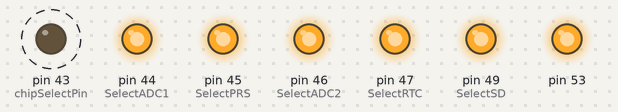
A sketch run on a simulated Arduino Mega 2560, built with avr-gcc and run on an emulated ATmega2560. Shown: output pins drawn as LEDs (lit = HIGH). Dashed ring = blinking. What the sketch prints to the serial monitor is not drawn.

Above: at 0.3 s.
Timing chart, 0 to 3.7 s (numbered marks = the images above):
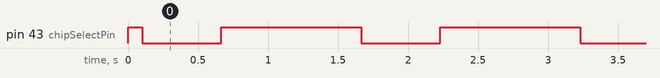

The sketch:

ReadPressureSensor2.ino
```cpp
#include <SPI.h>

// pins used for the connection with the sensor
// the other you need are controlled by the SPI library):

const int SelectSD      = 49;  // Micro SD card
const int SelectRTC     = 47;   // Real Time Clock
const int SelectPRS     = 45;   // Pressure Sensor
const int SelectPRS1    = 43;
const int SelectADC1    = 44;   // Temperature ADS1248 with 3x PT100
const int SelectADC2    = 46;   // Temperature ADS1248 with 3x PT100const int SelectADC2 = 6;   // Temperature ADS1248 with 3x PT100

const int chipSelectPin = SelectPRS1;

void setup() {
  Serial.begin(9600);

  // start the SPI library:
  SPI.begin();
  SPI.setClockDivider(128);
  // initalize the  data ready and chip select pins:
  //pinMode(dataReadyPin, INPUT);
  pinMode(chipSelectPin, OUTPUT);
  pinMode(SelectRTC, OUTPUT);
  pinMode(SelectSD, OUTPUT);
  pinMode(SelectADC1, OUTPUT);
  pinMode(SelectADC2, OUTPUT);
  pinMode(SelectPRS, OUTPUT);


  digitalWrite(chipSelectPin,HIGH);
  digitalWrite(SelectRTC,HIGH);
  digitalWrite(SelectSD,HIGH);
  digitalWrite(SelectRTC,HIGH);
  digitalWrite(SelectADC1,HIGH);
  digitalWrite(SelectADC2,HIGH);
  digitalWrite(SelectPRS,HIGH);

  delay(100);
}

void loop()
{
  SPI.setClockDivider(SPI_CLOCK_DIV32);

  digitalWrite(chipSelectPin,LOW);
  delay(500);

  int inByte_1 = SPI.transfer(0x00);
  int inByte_2 = SPI.transfer(0x00);
  int inByte_3 = SPI.transfer(0x00);
  int inByte_4 = SPI.transfer(0x00);

  Serial.print("Byte_1 = ");Serial.print(inByte_1,DEC);Serial.print(" ");
  Serial.print("Byte_2 = ");Serial.print(inByte_2,DEC);Serial.print(" ");
  Serial.print("Byte_3 = ");Serial.print(inByte_3,DEC);Serial.print(" ");
  Serial.print("Byte_4 = ");Serial.print(inByte_4,DEC);Serial.print(" ");

  float psi = inByte_1<<8|inByte_2;
  psi = (psi*5)/16384;
  Serial.print("PRES = ");Serial.print(psi);Serial.print(" ");
  inByte_3 = inByte_3<<3;
  float realTemp = ((float)inByte_3*200/2047)-50;
  Serial.print("Temp[C]= ");Serial.print(realTemp);Serial.print("\n");

  byte stat0 = (inByte_1 >> 6) & 1;
  byte stat1 = (inByte_1 >> 7) & 1;
  Serial.print("STAT = ");Serial.print(stat0);Serial.print(" ");Serial.println(stat1);

  inByte_1 &= ~(1 << 6);
  inByte_1 &= ~(1 << 7);
  inByte_1 <<= 8;
  inByte_1 |= inByte_2;

  inByte_4 >>= 5;
//  inByte_3 <<= 3;
  inByte_3 |= inByte_4;

  float pressure = (((float)inByte_1 - 1638.0) * (15.0 - 0.0))/(14746.0 - 1638.0) + 0.0;
  pressure *= 68.94757;
  Serial.print("pressure = ");Serial.println(pressure);


  float temperature = (float)inByte_3 * 200.0 / 2047.0 - 50.0;
  Serial.print("temperature[C]= ");Serial.print(temperature);Serial.print("\n");

  digitalWrite(chipSelectPin,HIGH);
  delay(1000);
}
```

Measured:
- by itself, pin 43 (chipSelectPin): alternates HIGH for 1.0 s and LOW for 0.56 s
